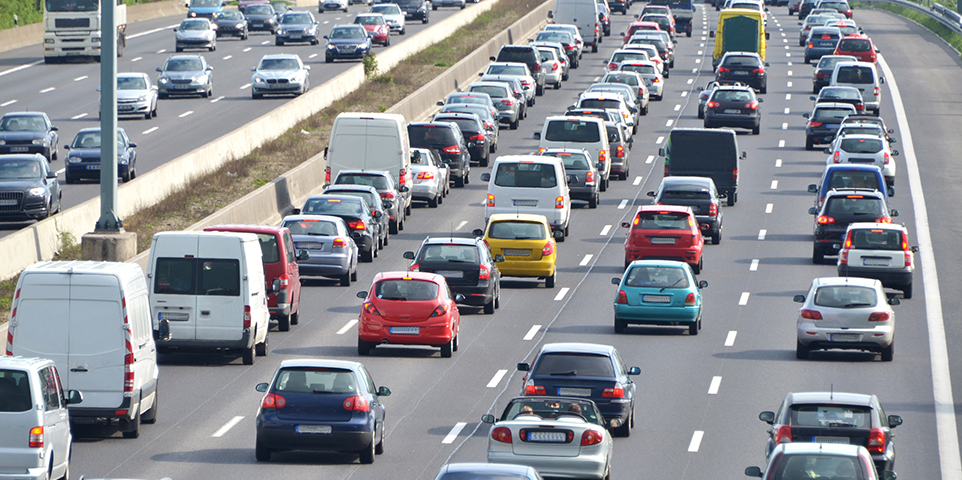
#> input picture Deep_learning_for_computer_vision/14-Vehicle_Detection_Using_HOG_and_SVM/testing_image/test-8.jpg, 962 x 480 px; its folder holds 5 pictures in this run
$ python testing_vehicle_detection.py
#> lines starting #> are read from the running program, lines starting #| are printed output that depends on the picture
print("[INFO] Importing Package")

from skimage.feature import hog
from skimage.transform import pyramid_gaussian
import joblib
from skimage import color
from imutils.object_detection import non_max_suppression
import imutils
import numpy as np
import cv2
import os
import glob
from warnings import filterwarnings
filterwarnings('ignore')


#Define HOG Parameters
# change them if necessary to orientations = 8, pixels per cell = (16,16), cells per block to (1,1) for weaker HOG

print("[INFO] Defining HOG Parameters")
orientations = 9
pixels_per_cell = (8, 8)
cells_per_block = (2, 2)
threshold = .3

# define the sliding window:
def sliding_window(image, stepSize, windowSize):# image is the input, step size is the no.of pixels needed to skip and windowSize is the size of the actual window
    # slide a window across the image
    for y in range(0, image.shape[0], stepSize):# this line and the line below actually defines the sliding part and loops over the x and y coordinates
        for x in range(0, image.shape[1], stepSize):
            # yield the current window
            yield (x, y, image[y: y + windowSize[1], x:x + windowSize[0]])

print("[INFO] Load svm classification model ")
model = joblib.load('./Model/Vehicle_Classification_model.npy')
#> (reads Deep_learning_for_computer_vision/14-Vehicle_Detection_Using_HOG_and_SVM/Model/Vehicle_Classification_model.npy from the repository)

print("[INFO] Test the trained classifier on the input image")
scale = 0
detections = []
# read the image you want to detect the object in:
folder = './testing_image'
img= cv2.imread(folder + '/' + 'test-8.jpg')
#> img is the input picture: shape (480, 962, 3); mean B, G, R 149.2, 143.1, 140.4

h,w,c = img.shape
#> h = 480; w = 962; c = 3
print("({} , {})".format(w, h))
#| (962 , 480)
cv2.imshow('img',img)


# Try it with image resized if the image is too big
img= cv2.resize(img,(300,300)) # can change the size to default by commenting this code out our put in a random number
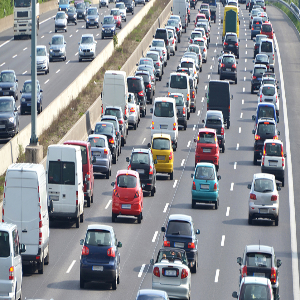
#> img: shape (300, 300, 3); mean B, G, R 149, 142.9, 140.3
h,w,c = img.shape
#> h = 300; w = 300
print("({} , {})".format(w, h))
#| (300 , 300)
cv2.imshow('resize_img',img)

# defining the size of the sliding window (has to be, same as the size of the image in the training data)
(winW, winH)= (64,64)
windowSize=(winW,winH)
downscale=1.5
# Apply sliding window:
for resized in pyramid_gaussian(img, downscale=1.5): # loop over each layer of the image that you take!
    # loop over the sliding window for each layer of the pyramid
    for (x,y,window) in sliding_window(resized, stepSize=10, windowSize=(winW,winH)):
        # if the window does not meet our desired window size, ignore it!
        if window.shape[0] != winH or window.shape[1] !=winW: # ensure the sliding window has met the minimum size requirement
            continue

#> (the run stopped early here; a loop or call above may not have finished)
